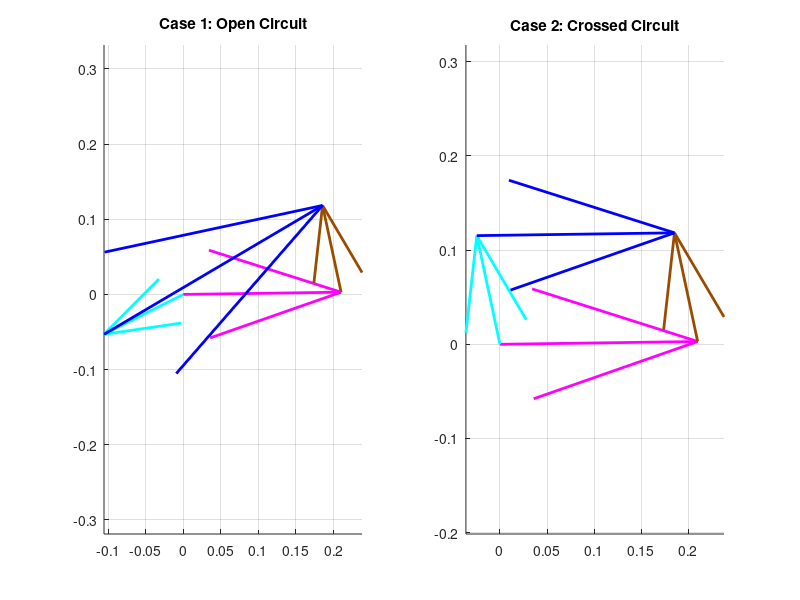

This chart was generated by the following MATLAB code:
clear all
close all
clc

% ==========================================
% 1. PARAMETERS
% ==========================================
L1 = 0.210; % Ground (Pink) - d
L2 = 0.118; % Crank (Cyan) - a
L3 = 0.210; % Coupler (Blue) - b
L4 = 0.118; % Rocker (Brown) - c (Input)

% Assign Canonical Names
d = L1;
a = L2;
b = L3;
c = L4;

% Input Parameters
theta4_deg = 102.05; 
offset_deg = 0.81;

% Convert to radians
offset = deg2rad(offset_deg);
q_in_local = deg2rad(theta4_deg) - offset; 

% ==========================================
% 2. CALCULATION (Inverted Method)
% ==========================================
% Link 4 is Input -> Treat 'c' as Crank, 'a' as Follower
K1 = d/c;
K2 = d/a;
K3 = (c^2 - b^2 + a^2 + d^2)/(2*c*a);
K4 = d/b;
K5 = (a^2 - d^2 - c^2 - b^2)/(2*c*b);

% Coefficients for Theta 2 (Output)
A = cos(q_in_local) - K1 - K2*cos(q_in_local) + K3;
B = -2*sin(q_in_local);
C = K1 - (K2+1)*cos(q_in_local) + K3;

% Coefficients for Theta 3 (Coupler)
D_coeff = cos(q_in_local) - K1 + K4*cos(q_in_local) + K5;
E_coeff = -2*sin(q_in_local);
F_coeff = K1 + (K4-1)*cos(q_in_local) + K5;

% --- SOLVING QUADRATIC ---
det_2 = sqrt(B^2 - 4*A*C);
det_3 = sqrt(E_coeff^2 - 4*D_coeff*F_coeff);

% Calculate Roots
% Note: Using geometric consistency to pair theta2 and theta3
root1_q2 = 2*atan2((-B - det_2), (2*A)); 
root2_q2 = 2*atan2((-B + det_2), (2*A)); 

root1_q3 = 2*atan2((-E_coeff - det_3), (2*D_coeff)); 
root2_q3 = 2*atan2((-E_coeff + det_3), (2*D_coeff));

% --- ASSIGNMENT (SWAPPED BASED ON FEEDBACK) ---
% สลับค่าตามที่คุณแจ้งว่า "ค่าสลับกัน"
% เดิม: Open=root1, Crossed=root2
% ใหม่: Open=root2, Crossed=root1

% Case 1: Open
Theta2_Open_Local  = root2_q2; 
Theta3_Open_Local  = root2_q3;

% Case 2: Crossed
Theta2_Cross_Local = root1_q2;
Theta3_Cross_Local = root1_q3;

% ==========================================
% 3. VECTOR CONSTRUCTION & PLOTTING
% ==========================================
Rot = exp(1j * offset); 
Theta4_Global = q_in_local + offset;

% --- CASE 1: OPEN ---
T2_Open = Theta2_Open_Local + offset;
T3_Open = Theta3_Open_Local + offset;

% Vectors Case 1 (Standard Vector Loop: R2+R3 = R1+R4)
R1_Op = d * exp(1j * offset);            % Ground
R2_Op = a * exp(1j * T2_Open);           % Link 2 (Cyan)
R4_Op = c * exp(1j * Theta4_Global);     % Link 4 (Brown)
% Calculate R3 to ensure closure
vec_B_Op = R1_Op + R4_Op; 
vec_A_Op = R2_Op;
R3_Op = vec_B_Op - vec_A_Op;             % Link 3 (Blue)

% --- CASE 2: CROSSED ---
T2_Cr = Theta2_Cross_Local + offset;
T3_Cr = Theta3_Cross_Local + offset;

% Vectors Case 2
R1_Cr = d * exp(1j * offset);
R2_Cr = a * exp(1j * T2_Cr);             % Link 2 (Cyan)
R4_Cr = c * exp(1j * Theta4_Global);     % Link 4 (Brown)
vec_B_Cr = R1_Cr + R4_Cr;
vec_A_Cr = R2_Cr;
R3_Cr = vec_B_Cr - vec_A_Cr;             % Link 3 (Blue)

% --- PLOT ---
figure(1); clf;

% Subplot 1: Open
subplot(1,2,1); hold on; grid on; axis equal;
title('Case 1: Open Circuit');
quiver(0,0, real(R1_Op), imag(R1_Op), 0, 'm', 'LineWidth', 2, 'MaxHeadSize',0.5); % Ground
quiver(0,0, real(R2_Op), imag(R2_Op), 0, 'c', 'LineWidth', 2, 'MaxHeadSize',0.5); % Link 2 (Cyan)
quiver(real(R1_Op), imag(R1_Op), real(R4_Op), imag(R4_Op), 0, 'Color',[0.6 0.3 0], 'LineWidth', 2, 'MaxHeadSize',0.5); % Link 4
quiver(real(R2_Op), imag(R2_Op), real(R3_Op), imag(R3_Op), 0, 'b', 'LineWidth', 2, 'MaxHeadSize',0.5); % Link 3

% Subplot 2: Crossed
subplot(1,2,2); hold on; grid on; axis equal;
title('Case 2: Crossed Circuit');
quiver(0,0, real(R1_Cr), imag(R1_Cr), 0, 'm', 'LineWidth', 2, 'MaxHeadSize',0.5); % Ground
quiver(0,0, real(R2_Cr), imag(R2_Cr), 0, 'c', 'LineWidth', 2, 'MaxHeadSize',0.5); % Link 2 (Cyan)
quiver(real(R1_Cr), imag(R1_Cr), real(R4_Cr), imag(R4_Cr), 0, 'Color',[0.6 0.3 0], 'LineWidth', 2, 'MaxHeadSize',0.5); % Link 4
quiver(real(R2_Cr), imag(R2_Cr), real(R3_Cr), imag(R3_Cr), 0, 'b', 'LineWidth', 2, 'MaxHeadSize',0.5); % Link 3

% --- DISPLAY VALUES ---
disp('========================================');
disp(['LOOP 1 RESULTS (Input Theta 4 = ' num2str(theta4_deg) ' deg)']);
disp('Note: Values swapped per user feedback.');
disp('========================================');
disp('--- CASE 1: OPEN ---');
disp(['Theta 2 (Cyan) : ', num2str(rad2deg(T2_Open))]);
disp(['Theta 3 (Blue) : ', num2str(rad2deg(angle(R3_Op)))]);
disp(' ');
disp('--- CASE 2: CROSSED ---');
disp(['Theta 2 (Cyan) : ', num2str(rad2deg(T2_Cr))]);
disp(['Theta 3 (Blue) : ', num2str(rad2deg(angle(R3_Cr)))]);
disp('========================================');
